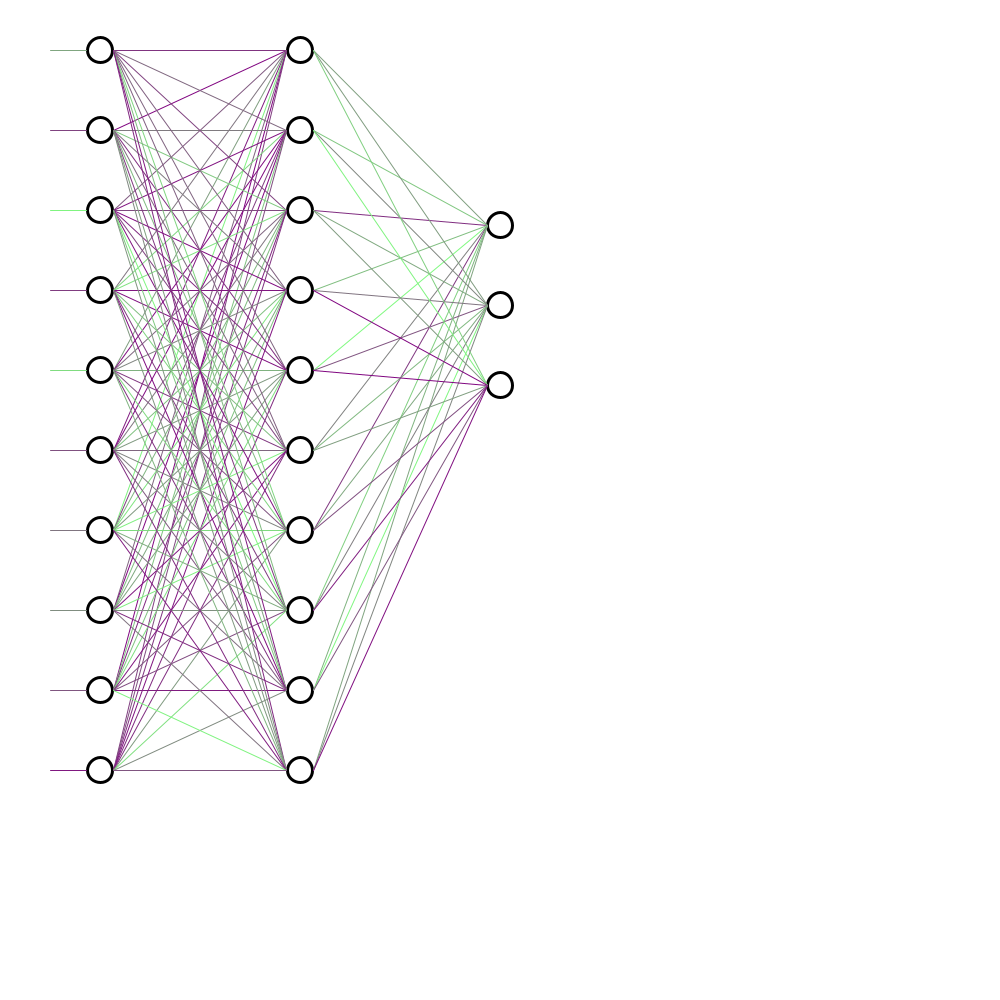
Frame 1 (no input)
Frame 2 (the mouse pressed at the canvas centre, redrawn once): identical to frame 1, image omitted

The Processing sketch that drew this single still picture (run headless with seeded random() and noise(); the mouse was pressed at the canvas centre and the sketch redrawn once):

// Processing sketch: MultiDistSimulation
// ── MultiDistSimulation.pde
float sigmoid(float input){
  return exp(input)/(exp(input) + 1);
}

class perceptron{
  int id;
  int xLocation;
  int yLocation;
  String layer;
  
  perceptron(String layerName, int uniqueID, int x, int y){
    layer = layerName;
    id = uniqueID;
    xLocation = x;
    yLocation = y;
  }
  
  float sumInputs(float[] inputs){
    float rollingTotal = 0.0;
    for(int i = 0; i < inputs.length; i++){
       rollingTotal += inputs[i];
     }
     return rollingTotal;
  }
  
  float activation(float input){
     return sigmoid(input);
  }
  
  float run(float[] inputs){
    return activation(sumInputs(inputs)); 
  }
  
  void display(){
    circle(xLocation, yLocation, 25);
    // fill(0,128,128);
    // textSize(10);
    // String name = layer + id;
    // text(name, xLocation + 10, yLocation - 10);
    // fill(255,255,255);
  }
}

perceptron[] inputNeurons;
perceptron[] hiddenNeurons;
perceptron[] outputNeurons;

float[] inputNeuronsInputWeights;
float[][] hiddenNeuronsInputWeights;
float[][] outputNeuronsInputWeights;

void setup(){
  size(1000, 1000);
  inputNeurons = new perceptron[10];
  for(int i = 0; i < inputNeurons.length; i++){
    inputNeurons[i] = new perceptron("Input Layer ", i, 100, i*80 + 50);
  }

  hiddenNeurons = new perceptron[10];
  for(int i = 0; i < hiddenNeurons.length; i++){
    hiddenNeurons[i] = new perceptron("Hidden Layer ", i, 300, i*80 + 50);
  }

  outputNeurons = new perceptron[3];
  for(int i = 0; i < outputNeurons.length; i++){
    outputNeurons[i] = new perceptron("Output Layer ", i, 500, i*80 + 225);
  }

  inputNeuronsInputWeights = new float[inputNeurons.length];
  for(int i = 0; i < inputNeurons.length; i++){
    inputNeuronsInputWeights[i] = random(-1.0, 1.0);
  }

  hiddenNeuronsInputWeights = new float[hiddenNeurons.length][inputNeurons.length];
  for(int i = 0; i < hiddenNeurons.length; i++){
    for(int j = 0; j < inputNeurons.length; j++){
      hiddenNeuronsInputWeights[i][j] = random(-1.0, 1.0);
    }
  }

  outputNeuronsInputWeights = new float[outputNeurons.length][hiddenNeurons.length];
  for(int i = 0; i < outputNeurons.length; i++){
    for(int j = 0; j < hiddenNeurons.length; j++){
      outputNeuronsInputWeights[i][j] = random(-1.0, 1.0);
    }
  }


  noLoop();
}

void draw(){
  background(255,255,255);
  strokeWeight(3);
  stroke(0,0,0);
  //fill(0,0,0);
  for(int i = 0; i < inputNeurons.length; i++){
    inputNeurons[i].display();
  }

  for(int i = 0; i < hiddenNeurons.length; i++){
    hiddenNeurons[i].display();
  }

  for(int i = 0; i < outputNeurons.length; i++){
    outputNeurons[i].display();
  }

  strokeWeight(1);

  for(int i = 0; i < inputNeurons.length; i++){
    // if(inputNeuronsInputWeights[i] < 0){
    //   stroke(255,0,0);
    // }
    // strokeWeight(abs(inputNeuronsInputWeights[i])*5.0);
    stroke(128, round((inputNeuronsInputWeights[i]+1)*128), 128);
    line(50, i*80 + 50, 100 - 14, i*80 + 50);
    // fill(0,128,128);
    // textSize(10);
    // String label = "val: " + nf(inputNeuronsInputWeights[i], 0, 3);
    // text(label, 45, i*50 + 45);
    // fill(255,255,255);
    stroke(0,0,0);
  }

  for(int i = 0; i < hiddenNeurons.length; i++){
    for(int j = 0; j < inputNeurons.length; j++){
      // stroke(0,0,0);
      // if(hiddenNeuronsInputWeights[i][j] < 0){
      //   stroke(255,0,0);
      // }
      // strokeWeight(abs(hiddenNeuronsInputWeights[i][j])*5.0);
      stroke(128, round((hiddenNeuronsInputWeights[i][j]+1)*128), 128);
      line(113, j*80 + 50, 300 - 14, i*80 + 50);
      stroke(0,0,0);
    }
  }

  for(int i = 0; i < outputNeurons.length; i++){
    for(int j = 0; j < hiddenNeurons.length; j++){
      // stroke(0,0,0);
      // if(outputNeuronsInputWeights[i][j] < 0){
      //   stroke(255,0,0);
      // }
      // strokeWeight(abs(outputNeuronsInputWeights[i][j])*5.0);
      stroke(128, round((outputNeuronsInputWeights[i][j]+1)*128), 128);
      line(487, i*80 + 225, 313, j*80 + 50);
      stroke(0,0,0);
    }
  }

}
